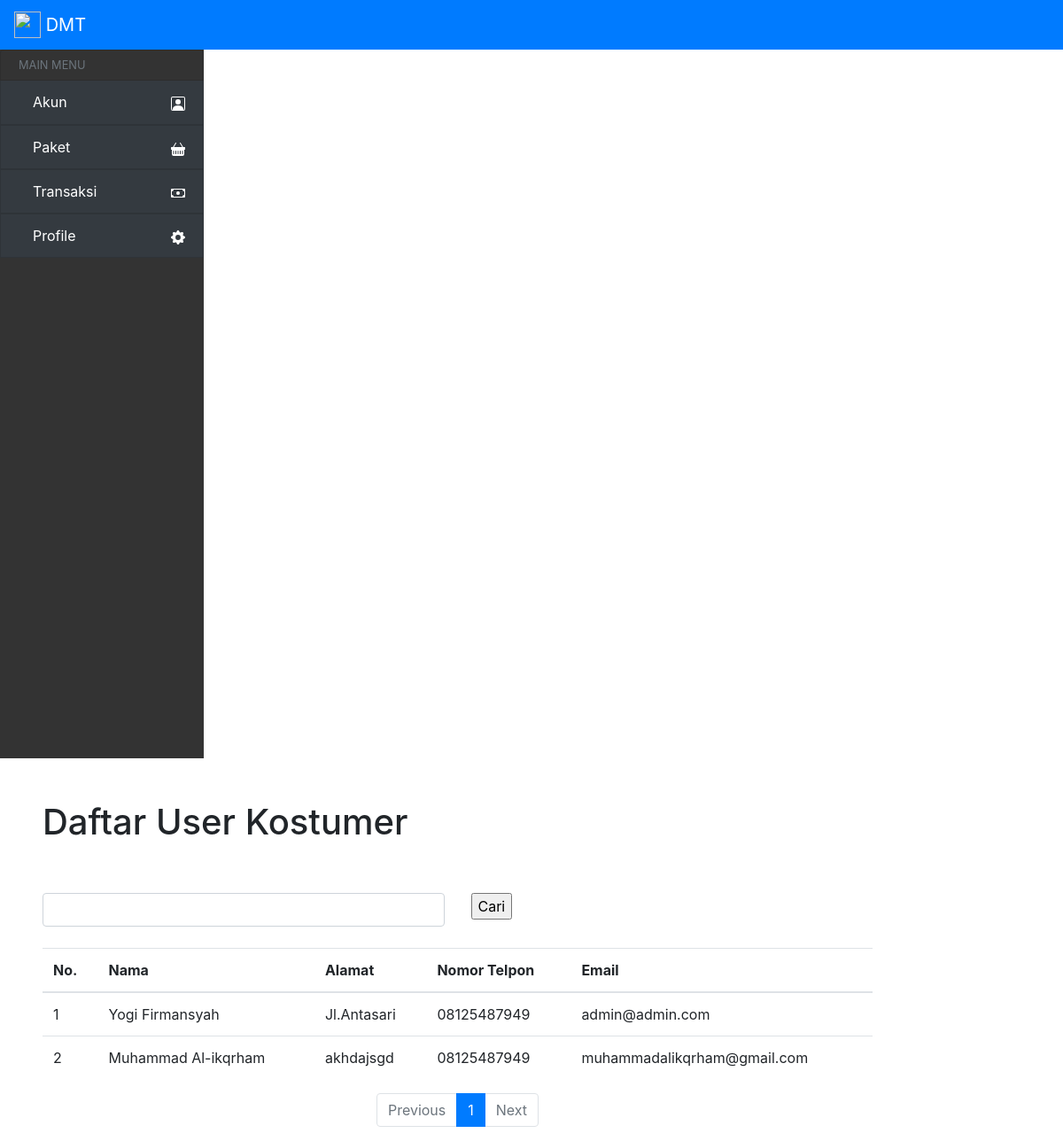
The page /admin/kostumer/view_kostumer.php on the database its author committed.
### tables this page shows
CREATE TABLE `konsumen` (
  `kode_konsumen` varchar(20) NOT NULL,
  `nama` varchar(50) NOT NULL,
  `alamat` text NOT NULL,
  `no_telepon` varchar(15) NOT NULL,
  `email` varchar(200) NOT NULL,
  `password` varchar(200) NOT NULL
);

### admin/kostumer/view_kostumer.php (the view, shortened to what this page needs)
<?php session_start();
include('../../config/koneksi.php');?>
<?php include_once('../../layout/kepala.php');
?>
<div class="pl-5 col-10">
	<div class="enter-admin">
		<h1 class="pt-5 pb-5">Daftar User Kostumer</h1>
			<form action="POST" action="v_jenis.php">
				<div class="row">
					<div class="col">
						<input class="form-control" type="text" name="kata">
					</div>
					<div class="col">
						<input type="submit" clas name="cari" value="Cari">
					</div>
				</div>
			</form>
			<br>
		<table class="table">
			<thead>
				<tr>
					<th scope="col">No.</th>
                    <th scope="col">Nama</th>
                    <th scope="col">Alamat</th>
                    <th scope="col">Nomor Telpon</th>
                    <th scope="col">Email</th>
				</tr>
			</thead>
			<tbody>
<?php
	$sql1 = "SELECT * FROM konsumen ";
	$hasil = mysqli_query($koneksi,$sql1);
	$jumlahDataPerHalaman = 5;
	$jumlahData = mysqli_num_rows($hasil);
	$jumlahHalaman = ceil($jumlahData/$jumlahDataPerHalaman);
	$halamanAktif = ( isset($_GET['page']) ) ? $_GET['page'] : 1;
	$awalData = ($jumlahDataPerHalaman * $halamanAktif) - $jumlahDataPerHalaman;
if (isset($_POST['cari']))
{
	$kata=$_POST['kata'];
    $sql="SELECT nama,alamat,no_telepon,email,kode_konsumen FROM konsumen and nama like '%$kata%'OR email  LIMIT $awalData,$jumlahDataPerHalaman";
}
else
	$sql="SELECT nama,alamat,no_telepon,email,kode_konsumen FROM konsumen order by nama DESC LIMIT $awalData,$jumlahDataPerHalaman";
$query=mysqli_query($koneksi,$sql);
$no=1;
while($baris=mysqli_fetch_array($query))
{
	echo "<tr>";
	echo "<td>".$no."</td>";
	echo "<td>".$baris[0]."</td>";
    echo "<td>".$baris[1]."</td>";
    echo "<td>".$baris[2]."</td>";
    echo "<td>".$baris[3]."</td>";
    ?>
		<?php
	$no++;
}
?>
</tbody>
</table>
<nav aria-label="Page navigation example">
  <ul class="pagination justify-content-center">
		<?php  if($halamanAktif > 1) : ?>
			<li class="page-item ">
	  		<a class="page-link" href="?page=<?=$halamanAktif - 1 ?>" tabindex="-1" aria-disabled="true">Previous</a>
		  <?php else : ?>
			<li class="page-item disabled ">
			<a class="page-link" href="" tabindex="-1" aria-disabled="true">Previous</a>
		<?php endif;?>
	</li>
	<?php for ($i=1; $i <= $jumlahHalaman ; $i++) : ?>
		<?php if($i == $halamanAktif) : ?>
			<li class="page-item active" aria-current="page">
      			<a class="page-link" href="?page=<?=$i?>"><?= $i ?></a>
    		</li>
		<?php else : ?>
			<li class="page-item"><a class="page-link" href="?page=<?=$i?>"><?= $i;?></a></li>
		<?php endif;?>
	<?php endfor;?>
	<?php  if($halamanAktif < $jumlahHalaman ) : ?>
    <li class="page-item">
      <a class="page-link" href="?page=<?=$halamanAktif + 1 ?>">Next</a>
	</li>
	<?php else : ?>
    		<li class="page-item disabled">
      			<a class="page-link" href="#">Next</a>
			</li>
	<?php endif; ?>
  </ul>
</nav>
</div>
</div>
<?php include_once('../../layout/kaki.php') ?>

### rows shown on the page
konsumen: nama "Yogi Firmansyah", alamat "Jl.Antasari", no_telepon "08125487949", email "admin@admin.com"
konsumen: nama "Muhammad Al-ikqrham", alamat "akhdajsgd", no_telepon "08125487949", email "muhammadalikqrham@gmail.com"
